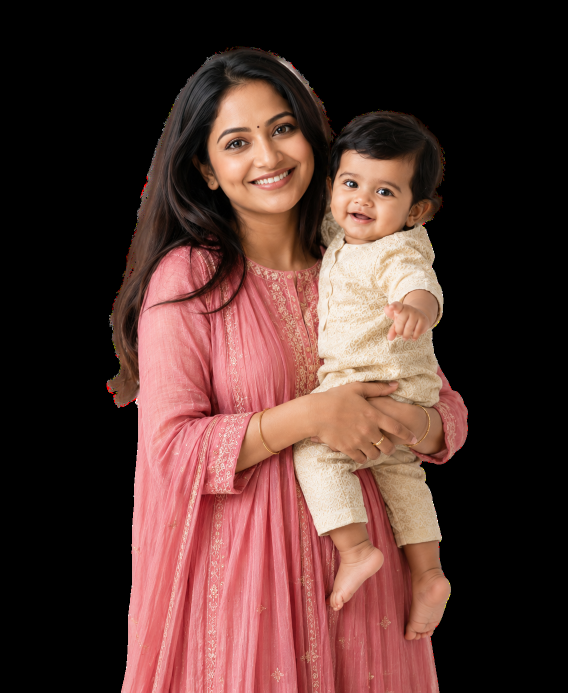
#> input picture design/assets/2_04c0f486.png, 1136 x 1385 px, found by its file name (shown at 1/2 size)
$ python make-placeholder-video.py
#> lines starting #> are read from the running program, lines starting #| are printed output that depends on the picture
"""Placeholder hero footage: a slow push-in on the design's hero photo, composited on the hero gradient at the slot's
own crop, ping-ponged so the loop is seamless. Output: app/public/media/hero-placeholder.mp4 (h264, muted, 11:15).
Run from app/: python tools/make-placeholder-video.py
"""
import os, subprocess, math
import numpy as np
from PIL import Image

ROOT = os.path.dirname(os.path.dirname(os.path.abspath(__file__)))
ASSETS = os.path.join(ROOT, "public", "assets")
OUT_DIR = os.path.join(ROOT, "public", "media"); os.makedirs(OUT_DIR, exist_ok=True)
S = 2                                   # render at 2× the 1366 layout
SLOT_W, SLOT_H = 497.7, 678.7           # Hero.css .hero__photo (11:15)
IMG_W, IMG_H, IMG_X, IMG_Y = 614.7, 749.6, -56.2, -36.1   # .hero__photo img
SLOT_X, SLOT_Y = 120.5, 59.6            # slot in the hero band (1366 wide)
CX, CY, R = 683 - 0.8, 368.2, 786.5     # hero radial gradient: white → #e3f2ff
W, H = int(round(SLOT_W * S)) // 2 * 2, int(round(SLOT_H * S)) // 2 * 2   # 996 × 1358 (even for yuv420p)

# background: the hero gradient sampled where the slot sits
ys, xs = np.mgrid[0:H, 0:W]
d = np.sqrt((xs / S + SLOT_X - CX) ** 2 + (ys / S + SLOT_Y - CY) ** 2) / R
t = np.clip(d, 0, 1)[..., None]
bg = (np.array([255, 255, 255]) * (1 - t) + np.array([0xE3, 0xF2, 0xFF]) * t).astype(np.uint8)
frame = Image.fromarray(bg, "RGB")
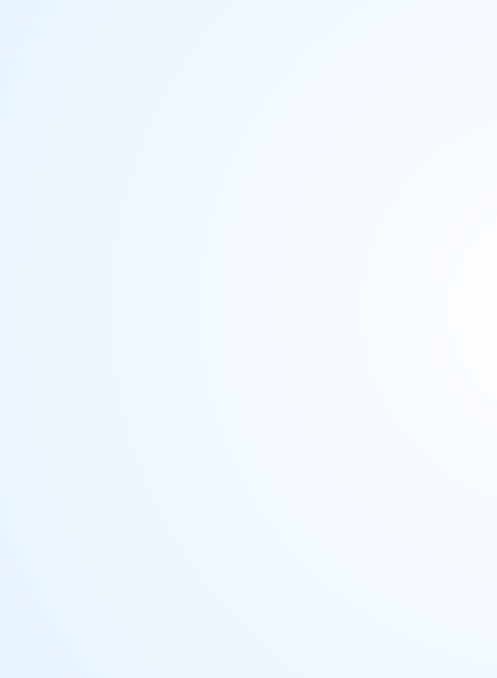
#> frame: PIL image 994x1356 RGB (shown at 1/2 size); mean R, G, B 241.2, 248.3, 255

# photo + luminance mask, scaled and offset exactly as the CSS does
photo = Image.open(os.path.join(ASSETS, "2_04c0f486.png")).convert("RGB").resize((int(IMG_W * S), int(IMG_H * S)), Image.LANCZOS)
mask = Image.open(os.path.join(ASSETS, "2_6a954d96.png")).convert("L").resize(photo.size, Image.LANCZOS)
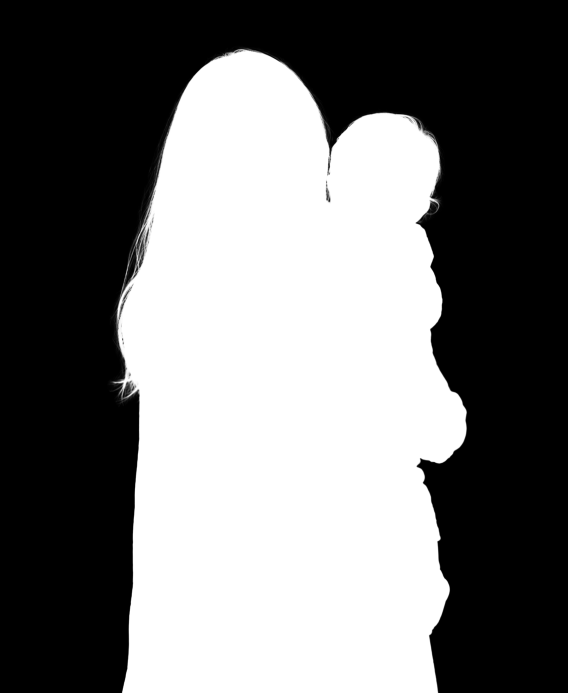
#> input picture design/assets/2_6a954d96.png, 1136 x 1385 px, found by its file name (shown at 1/2 size)
frame.paste(photo, (int(round(IMG_X * S)), int(round(IMG_Y * S))), mask)
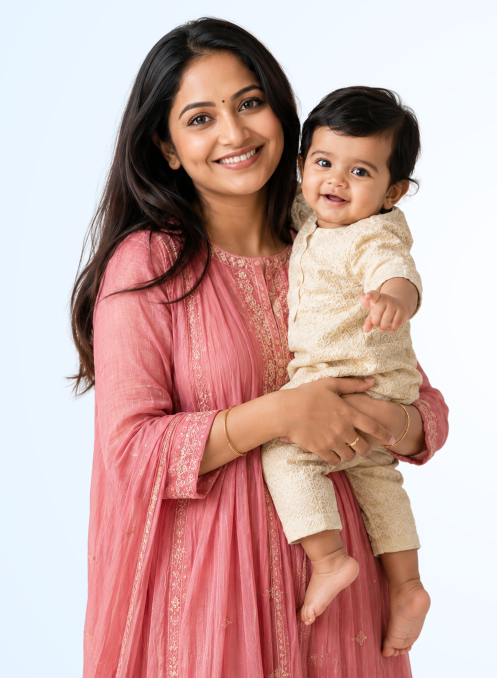
#> frame: PIL image 994x1356 RGB (shown at 1/2 size); mean R, G, B 201.8, 168.8, 165.1
still = os.path.join(ROOT, "..", "design", "render", "video", "placeholder_frame.png"); os.makedirs(os.path.dirname(still), exist_ok=True); frame.save(still)

# 6 s push-in to 1.08×, then reversed → 12 s seamless loop, 30 fps
out = os.path.join(OUT_DIR, "hero-placeholder.mp4")
zoom = "zoompan=z='1+0.08*on/180':d=180:x='iw/2-(iw/zoom/2)':y='ih/2-(ih/zoom/2)'" + f":s={W}x{H}:fps=30"
cmd = ["ffmpeg", "-y", "-loglevel", "error", "-i", still,   # one still in; zoompan emits 180 frames from it
       "-filter_complex", f"[0:v]{zoom}[a];[a]split[b][c];[c]reverse[r];[b][r]concat=n=2:v=1:a=0,format=yuv420p[v]",
       "-map", "[v]", "-c:v", "libx264", "-preset", "slow", "-crf", "26", "-movflags", "+faststart", "-an", out]
subprocess.run(cmd, check=True)
#> (this line was passed over: subprocess is not available in this run)
#> (the run stopped early here; a loop or call above may not have finished)
